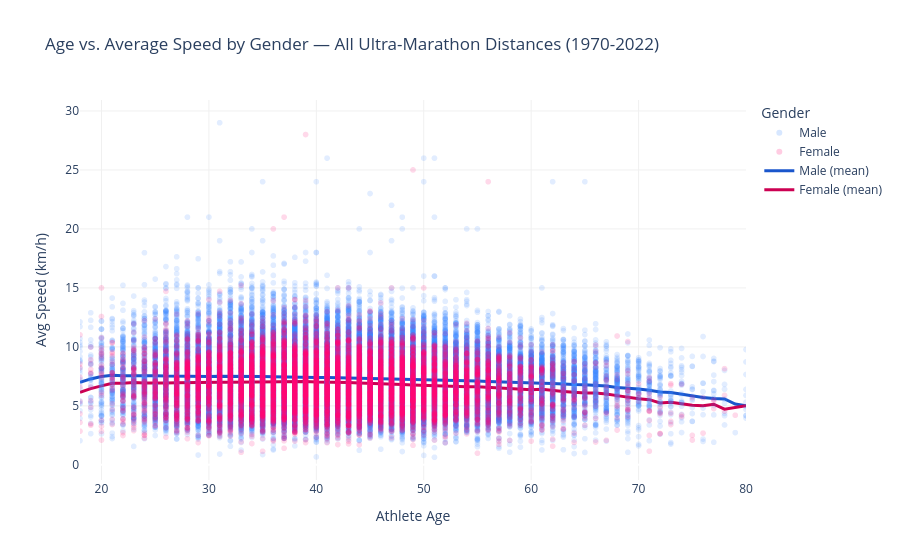

The notebook cell saved with this chart:
### Markdown cell above
## Viz 5 — Age vs Speed by Gender

### Code cell
df_scatter = df_clean.sample(n=min(50000, len(df_clean)), random_state=42).copy()
age_trend = (
    df_clean.groupby(['athlete_age', 'athlete_gender'])
    .agg(mean_speed=('athlete_avg_speed', 'mean'), count=('athlete_avg_speed', 'count'))
    .reset_index()
)
age_trend = age_trend[age_trend['count'] >= 50]
age_trend['Gender'] = age_trend['athlete_gender'].map({'M': 'Male', 'F': 'Female'})

fig5 = px.scatter(
    df_scatter,
    x='athlete_age', y='athlete_avg_speed', color='Gender',
    color_discrete_map={'Male': '#3A86FF', 'Female': '#FF006E'},
    opacity=0.15,
    labels={'athlete_age': 'Athlete Age', 'athlete_avg_speed': 'Avg Speed (km/h)'},
    title='Age vs. Average Speed by Gender — All Ultra-Marathon Distances (1970-2022)'
)
for gender, color in [('Male', '#1a56cc'), ('Female', '#cc0052')]:
    trend = age_trend[age_trend['Gender'] == gender].sort_values('athlete_age')
    fig5.add_trace(go.Scatter(
        x=trend['athlete_age'], y=trend['mean_speed'],
        mode='lines', name=f'{gender} (mean)',
        line=dict(color=color, width=3)
    ))
fig5.update_layout(
    height=560, plot_bgcolor='white', paper_bgcolor='white',
    title_font_size=17,
    xaxis=dict(title='Athlete Age', range=[18, 80], showgrid=True, gridcolor='#f0f0f0'),
    yaxis=dict(title='Avg Speed (km/h)', showgrid=True, gridcolor='#f0f0f0')
)
fig5.show()
fig5.write_html('../Viz/viz5_age_vs_speed_by_gender.html')
fig5.write_image('../Viz/viz5_age_vs_speed_by_gender.png')
print('Saved viz5 HTML and PNG')

### Figure 1 — Plotly figure (JSON) as saved in the notebook; plotly's stock layout.template omitted (floating-point values rounded to 4 significant figures; data arrays with more than 128 entries replaced by an {"elided": "..."} marker saying what was removed)
{"data": [{"hovertemplate": "Gender=Male<br>Athlete Age=%{x}<br>Avg Speed (km/h)=%{y}<extra></extra>", "legendgroup": "Male", "marker": {"color": "#3A86FF", "opacity": 0.15, "symbol": "circle"}, "mode": "markers", "name": "Male", "showlegend": true, "type": "scattergl", "x": {"elided": "39834 int values"}, "xaxis": "x", "y": {"elided": "39834 float values"}, "yaxis": "y"}, {"hovertemplate": "Gender=Female<br>Athlete Age=%{x}<br>Avg Speed (km/h)=%{y}<extra></extra>", "legendgroup": "Female", "marker": {"color": "#FF006E", "opacity": 0.15, "symbol": "circle"}, "mode": "markers", "name": "Female", "showlegend": true, "type": "scattergl", "x": {"elided": "10166 int values"}, "xaxis": "x", "y": {"elided": "10166 float values"}, "yaxis": "y"}, {"line": {"color": "#1a56cc", "width": 3}, "mode": "lines", "name": "Male (mean)", "type": "scatter", "x": [18, 19, 20, 21, 22, 23, 24, 25, 26, 27, 28, 29, 30, 31, 32, 33, 34, 35, 36, 37, 38, 39, 40, 41, 42, 43, 44, 45, 46, 47, 48, 49, 50, 51, 52, 53, 54, 55, 56, 57, 58, 59, 60, 61, 62, 63, 64, 65, 66, 67, 68, 69, 70, 71, 72, 73, 74, 75, 76, 77, 78, 79, 80], "y": [6.998, 7.284, 7.485, 7.585, 7.564, 7.576, 7.528, 7.551, 7.522, 7.503, 7.49, 7.517, 7.495, 7.522, 7.527, 7.526, 7.528, 7.486, 7.477, 7.45, 7.446, 7.44, 7.408, 7.407, 7.39, 7.371, 7.335, 7.311, 7.3, 7.29, 7.262, 7.235, 7.226, 7.208, 7.188, 7.176, 7.149, 7.107, 7.068, 7.049, 7.018, 6.971, 6.96, 6.927, 6.891, 6.878, 6.802, 6.785, 6.732, 6.694, 6.565, 6.511, 6.433, 6.317, 6.181, 6.124, 5.983, 5.869, 5.707, 5.625, 5.587, 5.151, 5.013]}, {"line": {"color": "#cc0052", "width": 3}, "mode": "lines", "name": "Female (mean)", "type": "scatter", "x": [18, 19, 20, 21, 22, 23, 24, 25, 26, 27, 28, 29, 30, 31, 32, 33, 34, 35, 36, 37, 38, 39, 40, 41, 42, 43, 44, 45, 46, 47, 48, 49, 50, 51, 52, 53, 54, 55, 56, 57, 58, 59, 60, 61, 62, 63, 64, 65, 66, 67, 68, 69, 70, 71, 72, 73, 74, 75, 76, 77, 78, 79, 80], "y": [6.148, 6.465, 6.698, 6.922, 6.92, 6.973, 6.933, 6.912, 6.949, 6.958, 6.954, 6.979, 7.004, 6.997, 7.009, 7.023, 7.062, 7.068, 7.09, 7.072, 7.062, 7.074, 7.022, 7.021, 6.997, 6.984, 6.935, 6.918, 6.895, 6.849, 6.822, 6.775, 6.736, 6.712, 6.676, 6.643, 6.63, 6.611, 6.571, 6.545, 6.471, 6.434, 6.37, 6.4, 6.29, 6.226, 6.151, 6.082, 6.082, 6.015, 5.869, 5.717, 5.613, 5.526, 5.253, 5.299, 5.154, 5.061, 5.011, 5.139, 4.725, 4.846, 5.017]}], "layout": {"height": 560, "legend": {"title": {"text": "Gender"}, "tracegroupgap": 0}, "paper_bgcolor": "white", "plot_bgcolor": "white", "title": {"font": {"size": 17}, "text": "Age vs. Average Speed by Gender — All Ultra-Marathon Distances (1970-2022)"}, "xaxis": {"anchor": "y", "domain": [0, 1], "gridcolor": "#f0f0f0", "range": [18, 80], "showgrid": true, "title": {"text": "Athlete Age"}}, "yaxis": {"anchor": "x", "domain": [0, 1], "gridcolor": "#f0f0f0", "showgrid": true, "title": {"text": "Avg Speed (km/h)"}}}}
